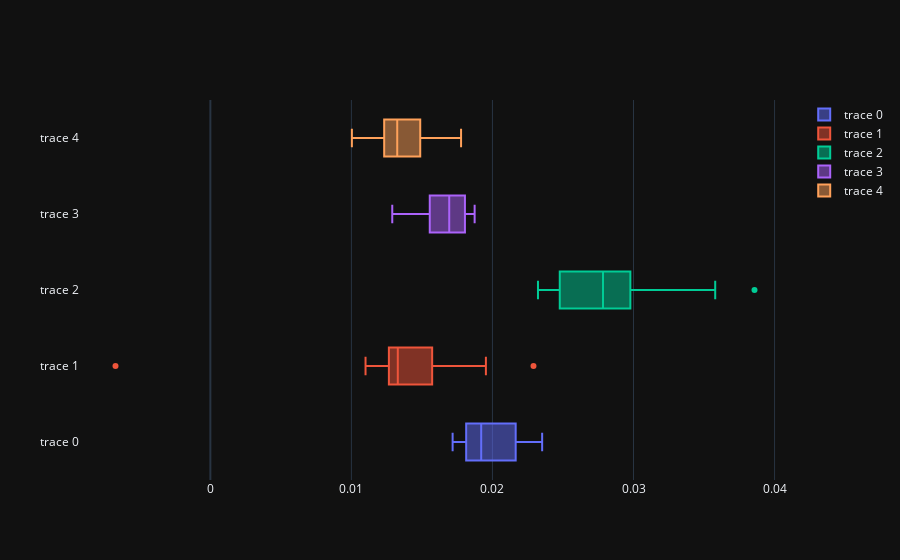

Write notebook code for a chart like this one.
### Code cell
fig = go.Figure()

for region, data in defense_region.groupby('region'):

    fig.add_trace(
        go.Box(
            x=data['value_pct_national_income'],
        )
    )

fig.show()
